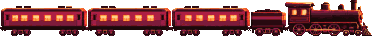
#> input picture art/wallpaper/train.png, 372 x 36 px, found by its file name
$ python train-anim.py art/wallpaper/train.png art/wallpaper/train-frames.png /
#> lines starting #> are read from the running program, lines starting #| are printed output that depends on the picture; after the words box and inside, x2 and y2 are one past the last pixel; in counts of white or black regions, pixels touching at a corner belong together
#!/usr/bin/env python3
# Copyright (C) 2026 Artur Yakymenko
# SPDX-License-Identifier: GPL-3.0-or-later
"""Animation frames for the train sprite: the source train keeps its body; the locomotive's
three driving wheels, the coupling rod, the main rod and the crosshead are drawn here in FRAMES
positions per turn of a driving wheel; the small wheels get a turning bolt.

  python3 art/wallpaper/train-anim.py art/wallpaper/train.png art/wallpaper/train-frames.png \
      art/wallpaper/train-anim.js art/wallpaper/train.json

train-frames.png stacks the frames vertically (indexed, the palette plus a transparent index).
train-anim.js holds what a player needs: frame size and count, the driving wheel radius (frame
= travelled distance / (2 pi R) * FRAMES), the chimney and cylinder positions, the vehicles'
column ranges and the palette. Wheel positions were measured on the 2508x627 source image and
scaled to the 372x36 sprite."""
import json
import math
import sys

import numpy as np
from PIL import Image

FRAMES = 16
WHEEL_BOTTOM_ROW = 818                                    # in ring.png, where the wheels touch the rails
SPEED = 60                                                # ring pixels per second
DRIVERS = [(298.8, 29.7), (315.5, 29.7), (333.7, 29.7)]   # centres, sprite pixels
R = 6.0                                                   # driving wheel radius
CRANK = 3.0                                               # crank pin radius
MAIN = 1                                                  # the main rod drives the middle wheel
ROD_LENGTH = 26.0
SMALL = [(14.3, 32.0), (26.4, 32.0), (62.2, 32.0), (74.5, 32.0), (99.0, 32.0), (111.0, 32.0),
         (146.5, 32.0), (158.8, 32.0), (183.1, 32.0), (195.7, 32.0), (225.2, 32.0), (237.5, 32.0),
         (259.0, 31.5), (275.9, 31.5), (346.0, 32.4), (357.8, 32.4)]
SMALL_R = 3.0
# palette indices (palette-64.gpl)
RIM_SHADOW, RIM, RIM_LIT, FACE = 4, 10, 19, 2
SPOKE, HUB, HUB_LIT = 14, 17, 61
ROD, ROD_LOW, PIN = 51, 27, 63
BOLT = 52


def disc(cx, cy, r):
    """Pixels whose centres lie inside the circle."""
    for y in range(math.floor(cy - r), math.ceil(cy + r) + 1):
        for x in range(math.floor(cx - r), math.ceil(cx + r) + 1):
            if (x + 0.5 - cx) ** 2 + (y + 0.5 - cy) ** 2 <= r * r:
                yield x, y


def put(img, x, y, c):
    if 0 <= y < img.shape[0] and 0 <= x < img.shape[1]:
        img[y, x] = c


def driver(img, cx, cy, angle):
    """A spoked wheel: lit rim towards the low sun on the right, eight spokes, a hub."""
    for x, y in disc(cx, cy, R + 0.5):
        dx, dy = x + 0.5 - cx, y + 0.5 - cy
        d = math.hypot(dx, dy)
        if d >= R - 0.9:
            light = (dx - dy * 0.5) / max(d, 1e-6)        # +1 towards the right and up
            put(img, x, y, RIM_LIT if light > 0.55 else RIM_SHADOW if light < -0.55 else RIM)
        elif d <= 1.2:
            put(img, x, y, HUB)
        else:
            a = math.atan2(dy, dx) - angle
            off = (a + math.pi / 8) % (math.pi / 4) - math.pi / 8
            put(img, x, y, SPOKE if abs(d * math.sin(off)) < 0.55 else FACE)
    put(img, round(cx - 0.5), round(cy - 0.5), HUB_LIT)


def line(img, x0, y0, x1, y1, c):
    n = max(abs(x1 - x0), abs(y1 - y0), 1)
    for i in range(int(n) + 1):
        put(img, round(x0 + (x1 - x0) * i / n - 0.5), round(y0 + (y1 - y0) * i / n - 0.5), c)


def frame(base, k):
    img = base.copy()
    angle = 2 * math.pi * k / FRAMES          # clockwise on screen: the top moves forward (right)
    for cx, cy in DRIVERS:
        driver(img, cx, cy, angle)
    pins = [(cx + CRANK * math.cos(angle + math.pi), cy + CRANK * math.sin(angle + math.pi))
            for cx, cy in DRIVERS]
    # coupling rod: two rows, the lit one on top
    (x0, y0), (x1, _) = pins[0], pins[-1]
    for x in range(round(x0 - 1), round(x1 + 1)):
        put(img, x, round(y0 - 0.5), ROD)
        put(img, x, round(y0 + 0.5), ROD_LOW)
    # main rod from the middle pin forward to the crosshead, which slides at the axle height
    px, py = pins[MAIN]
    cy = DRIVERS[MAIN][1]
    hx = px + math.sqrt(ROD_LENGTH ** 2 - (py - cy) ** 2)
    line(img, px, py, hx, cy, ROD_LOW)
    for dx in (0, 1):
        for dy in (-1, 0):
            put(img, round(hx - 0.5) + dx, round(cy - 0.5) + dy, ROD)
    for x, y in pins:
        put(img, round(x - 0.5), round(y - 0.5), PIN)
    # small wheels: one bolt turning at radius 2 (they turn R / SMALL_R times as fast)
    for cx, cy in SMALL:
        a = angle * R / SMALL_R
        put(img, round(cx + 2 * math.cos(a) - 0.5), round(cy + 2 * math.sin(a) - 0.5), BOLT)
    return img


def vehicles(alpha):
    """Column ranges of the cars, tender and locomotive, split at the thin couplings."""
    body = alpha.sum(0) > 4
    runs, start = [], None
    for x, b in enumerate(list(body) + [False]):
        if b and start is None:
            start = x
        elif not b and start is not None:
            if x - start > 20:
                runs.append([start, x])
            start = None
    for left, right in zip(runs, runs[1:]):              # couplings go to the halfway point
        left[1] = right[0] = (left[1] + right[0]) // 2
    runs[0][0], runs[-1][1] = 0, len(body)
    return runs


def main():
    src, sheet, meta = sys.argv[1:4]
    im = Image.open(src)
#> im is the input picture: PIL image 372x36 P; mean R, G, B, A 79.3, 26, 29.2, 177.2
    clear = im.info['transparency']
#> clear = 64
    pal = np.array(im.getpalette()).reshape(-1, 3)[:clear]
#> pal = 64 rows, first 8: [8, 2, 3], [19, 5, 6], [26, 9, 9], [40, 9, 16], [56, 13, 23], [67, 20, 35], [84, 12, 25], [79, 28, 44]
    base = np.array(im)
    # take out the painted driving wheels and the painted rods
    for cx, cy in DRIVERS:
        for x, y in disc(cx, cy, R + 0.8):
            put(base, x, y, clear)
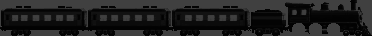
#> base: shape (36, 372); min 1, max 64, mean 31.7
    light = np.where(base == clear, 0, pal.mean(1)[np.minimum(base, clear - 1)])
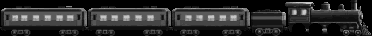
#> light: shape (36, 372) float64; min 0, max 198.7, mean 43.2
    for y in range(27, 33):
        for x in range(288, 346):
            if light[y, x] > 110:
                base[y, x] = clear
#> base: shape (36, 372); 0.08% of pixels changed, all inside (x1, y1, x2, y2) = (306, 29, 346, 33)
    frames = [frame(base, k) for k in range(FRAMES)]
#> after the loop in frame, `for cx, cy in DRIVERS:`: img: shape (36, 372); min 1, max 64, mean 30.1
#> after the loop in frame, `for x in range(round(x0 - 1), round(x1 + 1)):`:
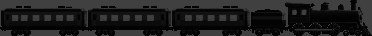
#> img: shape (36, 372); min 1, max 64, mean 30.2
#> after the loop in line, `for i in range(int(n) + 1):`: img: shape (36, 372); 0.2% of pixels changed, all inside (x1, y1, x2, y2) = (312, 29, 339, 30)
#> after the loop in frame, `for dx in (0, 1):`: img: shape (36, 372); min 1, max 64, mean 30.1
#> after the loop in frame, `for x, y in pins:`: img: shape (36, 372); min 1, max 64, mean 30.1
#> after the loop in frame, `for cx, cy in SMALL:`: img: shape (36, 372); min 1, max 64, mean 30.2
#> call 2 of frame, with k = 1
#> in frame (call 2), `angle = 2 * math.pi * k / FRAMES`: angle = 0.393
#> after the loop in frame (call 2), `for cx, cy in DRIVERS:`:
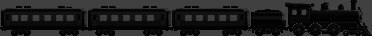
#> img: shape (36, 372); min 1, max 64, mean 30.1
#> in frame (call 2), `pins = [(cx + CRANK * math.cos(angle + math.pi), cy + CRANK * math.sin..`: pins = [(296, 28.55), (312.7, 28.55), (330.9, 28.55)]
#> in frame (call 2), `(x0, y0), (x1, _) = pins[0], pins[-1]`: x0 = 296; y0 = 28.55; x1 = 330.9
#> after the loop in frame (call 2), `for x in range(round(x0 - 1), round(x1 + 1)):`:
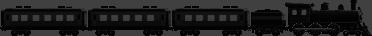
#> img: shape (36, 372); 0.55% of pixels changed, all inside (x1, y1, x2, y2) = (295, 28, 332, 30)
#> in frame (call 2), `px, py = pins[MAIN]`: px = 312.7; py = 28.55
#> in frame (call 2), `hx = px + math.sqrt(ROD_LENGTH ** 2 - (py - cy) ** 2)`: hx = 338.7
#> after the loop in line (call 2), `for i in range(int(n) + 1):`: img: shape (36, 372); 0.13% of pixels changed, all inside (x1, y1, x2, y2) = (312, 28, 338, 30)
#> after the loop in frame (call 2), `for dx in (0, 1):`: img: shape (36, 372); min 1, max 64, mean 30.2
#> the loop in frame (call 2), `for x, y in pins:` made 3 passes
#> x on passes 1 to 3: 296, 312.7, 330.9
#> after the loop in frame (call 2), `for x, y in pins:`: img: shape (36, 372); min 1, max 64, mean 30.2
#> after the loop in frame (call 2), `for cx, cy in SMALL:`: img: shape (36, 372); min 1, max 64, mean 30.2
#> call 3 of frame, with k = 2
#> in frame (call 3), `angle = 2 * math.pi * k / FRAMES`: angle = 0.785
#> in frame (call 3), `pins = [(cx + CRANK * math.cos(angle + math.pi), cy + CRANK * math.sin..`: pins = [(296.7, 27.58), (313.4, 27.58), (331.6, 27.58)]
#> in frame (call 3), `(x0, y0), (x1, _) = pins[0], pins[-1]`: x0 = 296.7; y0 = 27.58; x1 = 331.6
#> after the loop in frame (call 3), `for x in range(round(x0 - 1), round(x1 + 1)):`:
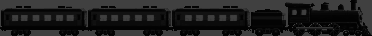
#> img: shape (36, 372); min 1, max 64, mean 30.2
#> in frame (call 3), `px, py = pins[MAIN]`: px = 313.4; py = 27.58
#> in frame (call 3), `hx = px + math.sqrt(ROD_LENGTH ** 2 - (py - cy) ** 2)`: hx = 339.3
#> after the loop in line (call 3), `for i in range(int(n) + 1):`: img: shape (36, 372); 0.1% of pixels changed, all inside (x1, y1, x2, y2) = (313, 27, 339, 30)
#> after the loop in frame (call 3), `for dx in (0, 1):`: img: shape (36, 372); min 1, max 64, mean 30.2
#> the loop in frame (call 3), `for x, y in pins:` made 3 passes
#> x on passes 1 to 3: 296.7, 313.4, 331.6
#> after the loop in frame (call 3), `for x, y in pins:`: img: shape (36, 372); min 1, max 64, mean 30.2
#> after the loop in frame (call 3), `for cx, cy in SMALL:`: img: shape (36, 372); min 1, max 64, mean 30.3
#> call 4 of frame, with k = 3
#> in frame (call 4), `angle = 2 * math.pi * k / FRAMES`: angle = 1.18
#> in frame (call 4), `pins = [(cx + CRANK * math.cos(angle + math.pi), cy + CRANK * math.sin..`: pins = [(297.7, 26.93), (314.4, 26.93), (332.6, 26.93)]
#> in frame (call 4), `(x0, y0), (x1, _) = pins[0], pins[-1]`: x0 = 297.7; y0 = 26.93; x1 = 332.6
#> after the loop in frame (call 4), `for x in range(round(x0 - 1), round(x1 + 1)):`:
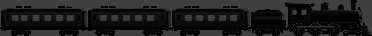
#> img: shape (36, 372); 0.55% of pixels changed, all inside (x1, y1, x2, y2) = (297, 26, 334, 28)
#> in frame (call 4), `px, py = pins[MAIN]`: px = 314.4; py = 26.93
#> in frame (call 4), `hx = px + math.sqrt(ROD_LENGTH ** 2 - (py - cy) ** 2)`: hx = 340.2
#> after the loop in line (call 4), `for i in range(int(n) + 1):`: img: shape (36, 372); 0.13% of pixels changed, all inside (x1, y1, x2, y2) = (314, 26, 340, 30)
#> after the loop in frame (call 4), `for dx in (0, 1):`: img: shape (36, 372); min 1, max 64, mean 30.3
#> the loop in frame (call 4), `for x, y in pins:` made 3 passes
#> x on passes 1 to 3: 297.7, 314.4, 332.6
#> after the loop in frame (call 4), `for x, y in pins:`: img: shape (36, 372); min 1, max 64, mean 30.3
#> after the loop in frame (call 4), `for cx, cy in SMALL:`: img: shape (36, 372); min 1, max 64, mean 30.3
#> after the loop in frame (call 5), `for x in range(round(x0 - 1), round(x1 + 1)):`: img: shape (36, 372); min 1, max 64, mean 30.2
#> after the loop in line (call 5), `for i in range(int(n) + 1):`: img: shape (36, 372); min 1, max 64, mean 30.2
#> after the loop in frame (call 5), `for dx in (0, 1):`: img: shape (36, 372); min 1, max 64, mean 30.2
#> after the loop in frame (call 5), `for x, y in pins:`: img: shape (36, 372); min 1, max 64, mean 30.2
#> after the loop in frame (call 5), `for cx, cy in SMALL:`: img: shape (36, 372); min 1, max 64, mean 30.3
#> after the loop in frame (call 6), `for x in range(round(x0 - 1), round(x1 + 1)):`: img: shape (36, 372); 0.55% of pixels changed, all inside (x1, y1, x2, y2) = (299, 26, 336, 28)
#> after the loop in line (call 6), `for i in range(int(n) + 1):`: img: shape (36, 372); min 1, max 64, mean 30.2
#> after the loop in frame (call 6), `for dx in (0, 1):`: img: shape (36, 372); min 1, max 64, mean 30.3
#> after the loop in frame (call 6), `for x, y in pins:`: img: shape (36, 372); min 1, max 64, mean 30.3
#> after the loop in frame (call 6), `for cx, cy in SMALL:`: img: shape (36, 372); min 1, max 64, mean 30.3
#> after the loop in frame (call 7), `for x in range(round(x0 - 1), round(x1 + 1)):`: img: shape (36, 372); min 1, max 64, mean 30.2
#> after the loop in line (call 7), `for i in range(int(n) + 1):`: img: shape (36, 372); min 1, max 64, mean 30.2
#> after the loop in frame (call 7), `for dx in (0, 1):`: img: shape (36, 372); min 1, max 64, mean 30.2
#> after the loop in frame (call 7), `for x, y in pins:`: img: shape (36, 372); min 1, max 64, mean 30.2
#> after the loop in frame (call 7), `for cx, cy in SMALL:`: img: shape (36, 372); min 1, max 64, mean 30.3
#> after the loop in frame (call 8), `for x in range(round(x0 - 1), round(x1 + 1)):`: img: shape (36, 372); 0.54% of pixels changed, all inside (x1, y1, x2, y2) = (301, 28, 337, 30)
#> after the loop in line (call 8), `for i in range(int(n) + 1):`: img: shape (36, 372); min 1, max 64, mean 30.2
#> after the loop in frame (call 8), `for dx in (0, 1):`: img: shape (36, 372); min 1, max 64, mean 30.2
#> after the loop in frame (call 8), `for x, y in pins:`: img: shape (36, 372); min 1, max 64, mean 30.2
#> after the loop in frame (call 8), `for cx, cy in SMALL:`: img: shape (36, 372); min 1, max 64, mean 30.2
#> after the loop in frame (call 9), `for x in range(round(x0 - 1), round(x1 + 1)):`: img: shape (36, 372); min 1, max 64, mean 30.2
#> frames = 16 items
    out = Image.fromarray(np.concatenate(frames), 'P')
    out.putpalette(pal.reshape(-1).tolist() + [0, 0, 0])
    out.save(sheet, transparency=clear, optimize=True)

    alpha = np.array(im) != clear
    top = [y for y in range(alpha.shape[0]) if alpha[y, 340:].any()][0]
#> top = 0
    chimney = int(np.flatnonzero(alpha[top, 340:]).mean()) + 340
#> chimney = 353
    info = dict(width=base.shape[1], height=base.shape[0], frames=FRAMES, wheelRadius=R,
                chimney=[chimney, top], cylinder=[round(DRIVERS[-1][0] + ROD_LENGTH - 2), 30],
                vehicles=vehicles(alpha), clear=int(clear), palette=pal.tolist())
#> the loop in vehicles, `for x, b in enumerate(list(body) + [False]):` made 373 passes
#> b on passes 1 to 12: False, True, True, True, True, True, True, True, True, True, True, True
#> after the loop in vehicles, `for x, b in enumerate(list(body) + [False]):`: runs = [[1, 87], [88, 171], [172, 250], [251, 369]]
#> the loop in vehicles, `for left, right in zip(runs, runs[1:]):` made 3 passes
#> info = 9 items
    with open(meta, 'w') as f:
        f.write('// Copyright (C) 2026 Artur Yakymenko\n// SPDX-License-Identifier: GPL-3.0-or-later\n// Generated by art/wallpaper/train-anim.py\nconst TRAIN = ' + json.dumps(info) + ';\n')
    if len(sys.argv) > 4:                     # the same numbers for niri-emaki, without the palette
        engine = {k: v for k, v in info.items() if k != 'palette'}
        engine.update(wheelBottomRow=WHEEL_BOTTOM_ROW, speed=SPEED)
        with open(sys.argv[4], 'w') as f:
            json.dump(engine, f, indent=1)
            f.write('\n')
    print(f'{sheet}: {FRAMES} frames; vehicles {info["vehicles"]}; chimney {info["chimney"]}')
#| art/wallpaper/train-frames.png: 16 frames; vehicles [[0, 87], [87, 171], [171, 250], [250, 372]]; chimney [353, 0]


if __name__ == '__main__':
    main()
